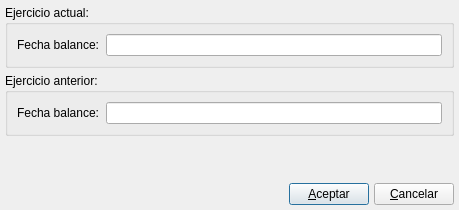
<ui version="4.0" >
 <class>datosBase</class>
 <widget class="QDialog" name="datosBase" >
  <property name="geometry" >
   <rect>
    <x>0</x>
    <y>0</y>
    <width>459</width>
    <height>210</height>
   </rect>
  </property>
  <property name="windowTitle" >
   <string>Datos para generar el balance</string>
  </property>
  <layout class="QGridLayout" >
   <property name="margin" >
    <number>5</number>
   </property>
   <property name="spacing" >
    <number>5</number>
   </property>
   <item row="0" column="0" >
    <widget class="QGroupBox" name="groupBox" >
     <property name="title" >
      <string>Ejercicio actual:</string>
     </property>
     <layout class="QGridLayout" >
      <property name="margin" >
       <number>9</number>
      </property>
      <property name="spacing" >
       <number>6</number>
      </property>
      <item row="0" column="0" >
       <widget class="QLabel" name="label" >
        <property name="frameShape" >
         <enum>QFrame::NoFrame</enum>
        </property>
        <property name="text" >
         <string>Fecha balance:</string>
        </property>
       </widget>
      </item>
      <item row="0" column="1" >
       <widget class="BlDateSearch" name="mui_ejercicioActual_fechaBalance" />
      </item>
     </layout>
    </widget>
   </item>
   <item row="1" column="0" >
    <widget class="QGroupBox" name="groupBox_2" >
     <property name="title" >
      <string>Ejercicio anterior:</string>
     </property>
     <layout class="QGridLayout" >
      <property name="margin" >
       <number>9</number>
      </property>
      <property name="spacing" >
       <number>6</number>
      </property>
      <item row="0" column="0" >
       <widget class="QLabel" name="label_3" >
        <property name="frameShape" >
         <enum>QFrame::NoFrame</enum>
        </property>
        <property name="text" >
         <string>Fecha balance:</string>
        </property>
       </widget>
      </item>
      <item row="0" column="1" >
       <widget class="BlDateSearch" name="mui_ejercicioAnterior_fechaBalance" />
      </item>
     </layout>
    </widget>
   </item>
   <item row="2" column="0" >
    <spacer>
     <property name="orientation" >
      <enum>Qt::Vertical</enum>
     </property>
     <property name="sizeHint" >
      <size>
       <width>441</width>
       <height>31</height>
      </size>
     </property>
    </spacer>
   </item>
   <item row="3" column="0" >
    <layout class="QHBoxLayout" >
     <property name="margin" >
      <number>0</number>
     </property>
     <property name="spacing" >
      <number>5</number>
     </property>
     <item>
      <spacer>
       <property name="orientation" >
        <enum>Qt::Horizontal</enum>
       </property>
       <property name="sizeHint" >
        <size>
         <width>40</width>
         <height>20</height>
        </size>
       </property>
      </spacer>
     </item>
     <item>
      <widget class="QPushButton" name="mui_aceptar" >
       <property name="text" >
        <string>&amp;Aceptar</string>
       </property>
      </widget>
     </item>
     <item>
      <widget class="QPushButton" name="mui_cancelar" >
       <property name="text" >
        <string>&amp;Cancelar</string>
       </property>
      </widget>
     </item>
    </layout>
   </item>
  </layout>
 </widget>
 <customwidgets>
  <customwidget>
   <class>BlDateSearch</class>
   <extends>QLineEdit</extends>
   <header>bldatesearch.h</header>
  </customwidget>
 </customwidgets>
 <resources/>
 <connections/>
</ui>
